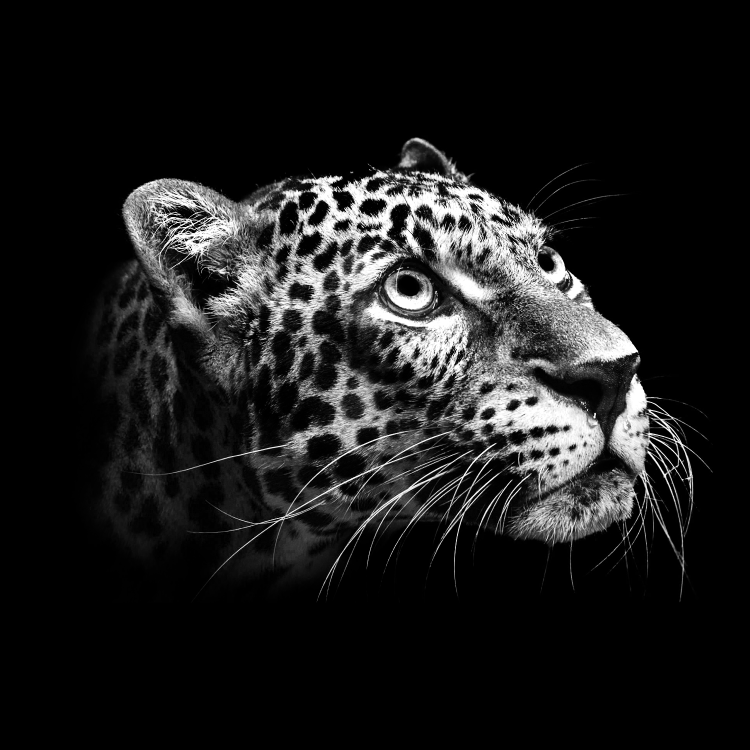
#> input picture pieces/xr/species/critically endangered/Panthera pardus melas.png, 1500 x 1500 px (shown at 1/2 size)
$ python xr_species_line_width.py   (older library calls are emulated)
#> lines starting #> are read from the running program, lines starting #| are printed output that depends on the picture
### tools/xr.py
from matplotlib import pyplot as plt
import numpy as np
import gizeh as gz
from shapely import geometry as geo


def get_extinction_symbol_params(radius=None, stroke_width=1):
    # Returns radius, corners and stroke width to draw extinction symbol as thick lines
    radius_ = 6.456
    corners_ = np.array([[ 3.423, -3.937],
                         [-3.423, -3.937],
                         [ 3.423,  3.937],
                         [-3.423,  3.937]])
    stroke_width_ = 1
    # Scale by desired radius if given
    if radius is not None:
        return radius, corners_ * radius/radius_, radius/radius_
    # Otherwise scale by desired stroke width
    return radius_*stroke_width, corners_*stroke_width, stroke_width


def get_extinction_symbol_contours(radius=None, stroke_width=1, center=(0,0)):
    # Get scaled patameters
    radius, corners, stroke_width = get_extinction_symbol_params(radius, stroke_width)
    corners = np.concatenate([np.zeros((1,2)), corners, np.zeros((1,2))])
    # Construct outer circle and inner lines
    circle = geo.Point(center).buffer(radius, resolution=100).boundary.buffer(stroke_width/2)
    lines = geo.LineString(corners + center).buffer(stroke_width/2, join_style=2, cap_style=3)
    # Take union over areas
    all = circle.union(lines)
    return [all.exterior, *all.interiors]


# [15 lines that do not run on import are left out]

### pieces/xr/xr_species_line_width.py
import numpy as np
import glob, os
from scipy.misc import imread
from skimage.transform import resize
from shapely import geometry as geo

import sys
sys.path.insert(0, '../../tools')
from rendering import *
from geometry import *
from xr import *


name = 'xr_species_line_width'
width, height = 1080, 1080
duration = 1


# [41 lines left out: functions densify_polyline, prepare_data, not called in this run]


def fit_image(img, relative_radius):
    c = img.shape[0]/2
    r_max = 0
    for i in range(img.shape[0]):
        for j in range(img.shape[1]):
            r = ((i-c)**2 + (j-c)**2) / img.shape[0]**2
            if r > r_max:
                if img[i,j] > 0:
                    r_max = r
    scaling = relative_radius / np.sqrt(r_max)
    img_small = resize(img, (int(img.shape[0] * scaling), int(img.shape[1] * scaling)))
    img_new = np.zeros(img.shape)
    offset = (img.shape[0] - img_small.shape[0])//2
    img_new[offset:offset + img_small.shape[0], offset:offset + img_small.shape[1]] = img_small
    return img_new


# Global stuff outside the render function
species = 'Panthera pardus melas'
img = imread(f'species/critically endangered/{species}.png', mode='F') / 255.0
#> img: shape (1500, 1500) float32; min 0, max 1, mean 0.108
img = fit_image(img, 0.42)
#> in fit_image, `img_new[offset:offset + img_small.shape[0], offset:offset + img_small...`:
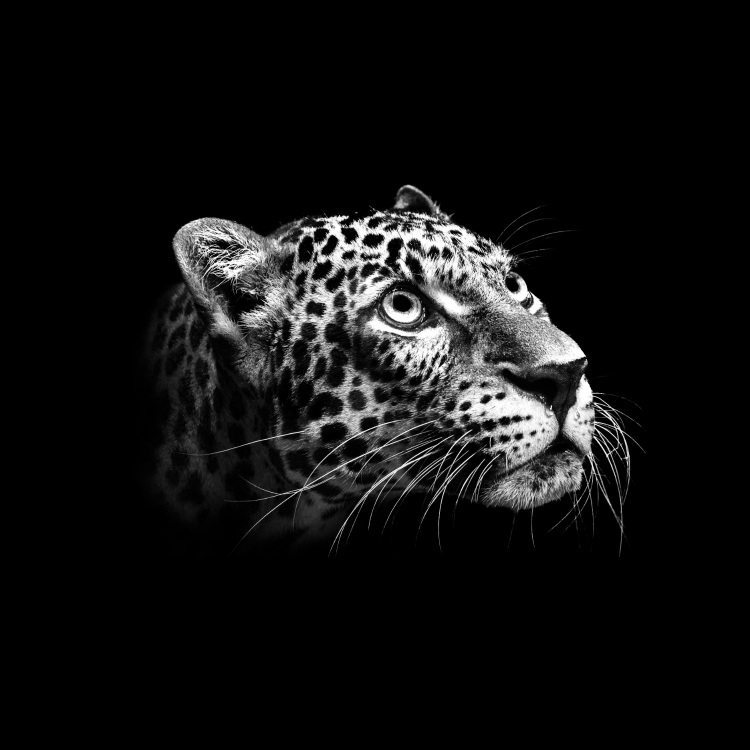
#> img_new: shape (1500, 1500) float64 (shown at 1/2 size); min 0, max 1, mean 0.0694

img2 = imread(f'species/critically endangered/Squatina squatina.png', mode='F') / 255.0
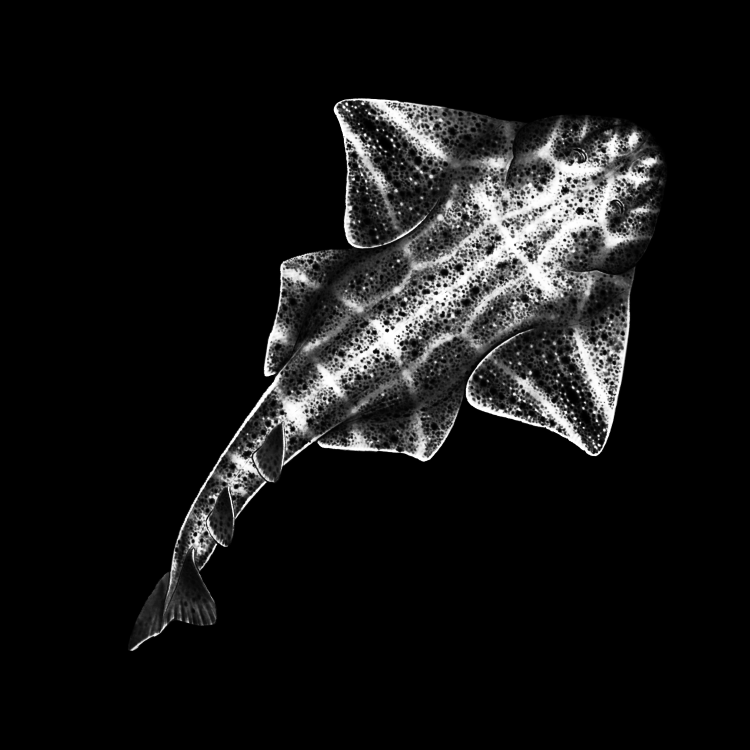
#> input picture pieces/xr/species/critically endangered/Squatina squatina.png, 1500 x 1500 px (shown at 1/2 size)
#> img2: shape (1500, 1500) float32; min 0, max 1, mean 0.0823
img2 = fit_image(img2, 0.42)
#> call 2 of fit_image, with relative_radius = 0.42
#> in fit_image (call 2), `img_new[offset:offset + img_small.shape[0], offset:offset + img_small...`:
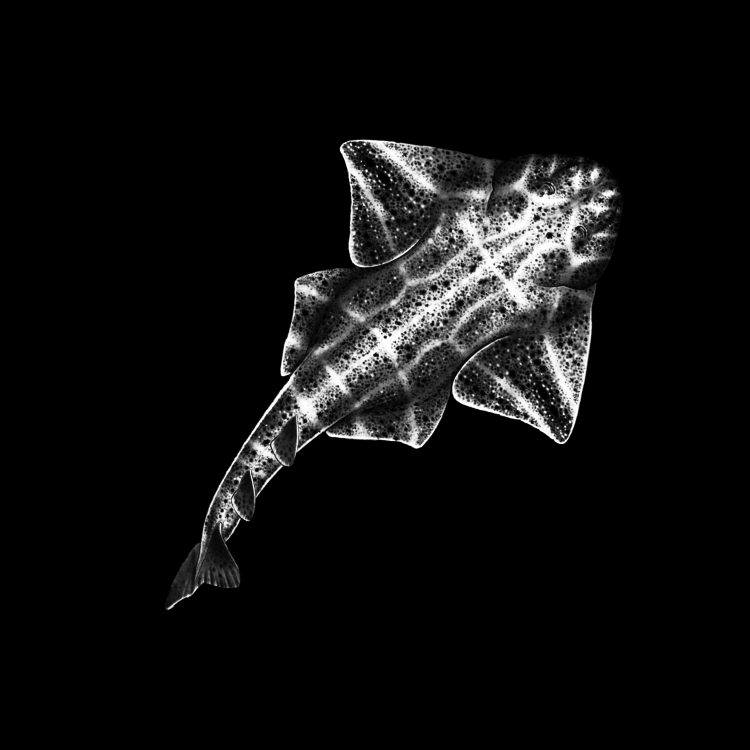
#> img_new: shape (1500, 1500) float64 (shown at 1/2 size); min 0, max 1, mean 0.0595

xr = get_extinction_symbol_contours(radius=0.42*width, center=(width/2, height/2 - 25))
xr = geo.Polygon(xr[0], holes=xr[1:])

circle_center = np.array([width/2, height/2 - 25])

#> (the run stopped early here; a loop or call above may not have finished)
